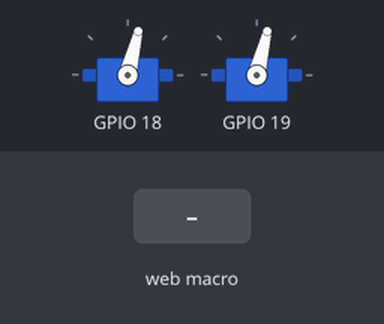
A program run on a simulated Raspberry Pi (BCM pin numbers). Shown: 2 × servo. The test bench sets the inputs (shaded band). The WebIOPi server calls setup() once and loop() repeatedly; servo angles are drawn from the pulse width (0.5 ms = 0°, 2.5 ms = 180°).

Above: at 1.2 s.
1.3 s: macro setHwPWM called from the web page (any arguments are "1")
At 2.7 s:
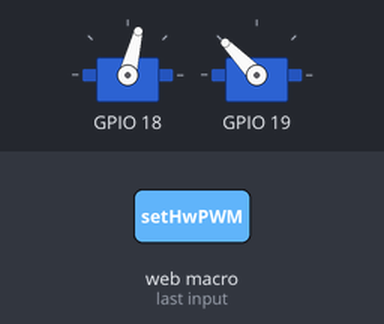
Timing chart, 0 to 4.3 s (numbered marks = the images above; inputs shaded):
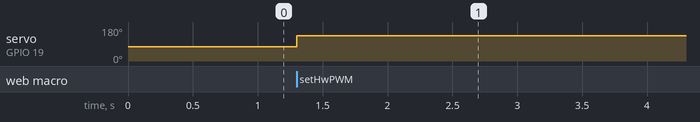

Measured:
- after the input at 1.3 s, servo on GPIO 19: 76° → 134° at once

The program:

script.py
```python
import webiopi
import time
import wiringpi

def getServoDutyForWebIOPi(val):
    val_min = 0.0
    val_max = 1.0
    servo_min = 36   # 50Hz(周期20ms)、デューティ比3.5%: 3.5*1024/100=約36
    servo_max = 102  # 50Hz(周期20ms)、デューティ比10%: 10*1024/100=約102

    duty = int((servo_max-servo_min)*(val-val_min)/(val_max-val_min) + servo_min)
    return duty

wiringpi.wiringPiSetupGpio() # GPIO名で番号指定
wiringpi.pinMode(18, wiringpi.GPIO.PWM_OUTPUT)
wiringpi.pinMode(19, wiringpi.GPIO.PWM_OUTPUT)
wiringpi.pwmSetMode(wiringpi.GPIO.PWM_MODE_MS) # 周波数固定
wiringpi.pwmSetClock(375) # 50 Hz
wiringpi.pwmWrite(18, getServoDutyForWebIOPi(0.5))
wiringpi.pwmWrite(19, getServoDutyForWebIOPi(0.5))

# デバッグ出力を有効に
webiopi.setDebug()

# WebIOPiの起動時に呼ばれる関数
def setup():
    webiopi.debug("Script with macros - Setup")

# WebIOPiにより繰り返される関数
def loop():
    webiopi.sleep(5)

# WebIOPi終了時に呼ばれる関数
def destroy():
    webiopi.debug("Script with macros - Destroy")

# PWMにデューティー比をセットするためのマクロ
# commandIDは、iOSのSafariでPOSTがキャッシュされることへの対策
@webiopi.macro
def setHwPWM(servoID, duty, commandID):
    id = int(servoID)
    duty = getServoDutyForWebIOPi(float(duty))
    if id==0:
        wiringpi.pwmWrite(18, duty)
    elif id==1:
        wiringpi.pwmWrite(19, duty)
```
